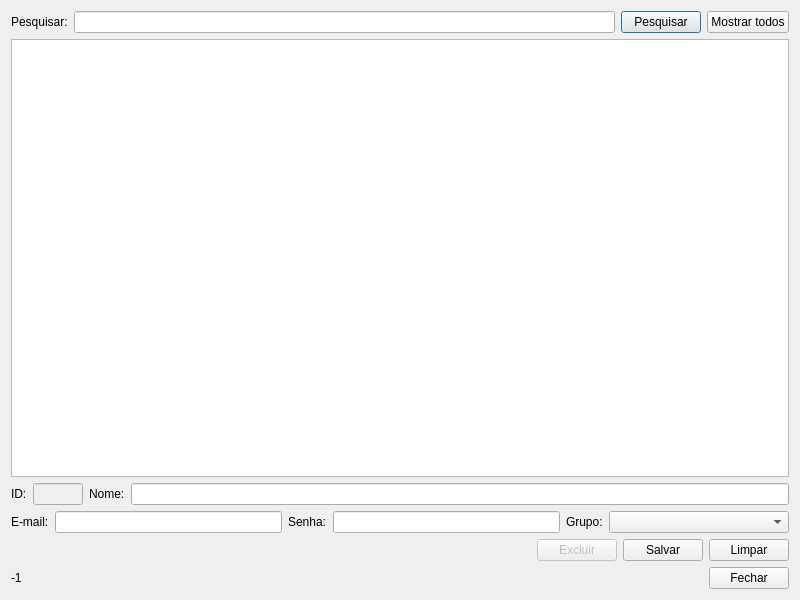
<?xml version="1.0" encoding="UTF-8"?>
<ui version="4.0">
 <class>fm_colaboradores</class>
 <widget class="QDialog" name="fm_colaboradores">
  <property name="geometry">
   <rect>
    <x>0</x>
    <y>0</y>
    <width>800</width>
    <height>600</height>
   </rect>
  </property>
  <property name="windowTitle">
   <string>Gestão de colaboradores - FCMCestas</string>
  </property>
  <property name="windowIcon">
   <iconset resource="resource_files.qrc">
    <normaloff>:/icons/images/icone.png</normaloff>:/icons/images/icone.png</iconset>
  </property>
  <layout class="QGridLayout" name="gridLayout">
   <item row="0" column="0">
    <layout class="QHBoxLayout" name="horizontalLayout">
     <item>
      <widget class="QLabel" name="label_6">
       <property name="text">
        <string>Pesquisar:</string>
       </property>
      </widget>
     </item>
     <item>
      <widget class="QLineEdit" name="lineEdit_pesquisar"/>
     </item>
     <item>
      <widget class="QPushButton" name="pushButton_pesquisar">
       <property name="text">
        <string>Pesquisar</string>
       </property>
      </widget>
     </item>
     <item>
      <widget class="QPushButton" name="pushButton_mostrar_todos">
       <property name="text">
        <string>Mostrar todos</string>
       </property>
      </widget>
     </item>
    </layout>
   </item>
   <item row="1" column="0">
    <widget class="QTableWidget" name="tableWidget_colaboradores"/>
   </item>
   <item row="2" column="0">
    <layout class="QHBoxLayout" name="horizontalLayout_2">
     <item>
      <widget class="QLabel" name="label">
       <property name="text">
        <string>ID:</string>
       </property>
      </widget>
     </item>
     <item>
      <widget class="QLineEdit" name="lineEdit_id">
       <property name="enabled">
        <bool>false</bool>
       </property>
       <property name="sizePolicy">
        <sizepolicy hsizetype="Fixed" vsizetype="Fixed">
         <horstretch>0</horstretch>
         <verstretch>0</verstretch>
        </sizepolicy>
       </property>
       <property name="maximumSize">
        <size>
         <width>50</width>
         <height>16777215</height>
        </size>
       </property>
      </widget>
     </item>
     <item>
      <widget class="QLabel" name="label_2">
       <property name="text">
        <string>Nome:</string>
       </property>
      </widget>
     </item>
     <item>
      <widget class="QLineEdit" name="lineEdit_nome"/>
     </item>
    </layout>
   </item>
   <item row="3" column="0">
    <layout class="QHBoxLayout" name="horizontalLayout_3">
     <item>
      <widget class="QLabel" name="label_3">
       <property name="text">
        <string>E-mail:</string>
       </property>
      </widget>
     </item>
     <item>
      <widget class="QLineEdit" name="lineEdit_email"/>
     </item>
     <item>
      <widget class="QLabel" name="label_4">
       <property name="text">
        <string>Senha:</string>
       </property>
      </widget>
     </item>
     <item>
      <widget class="QLineEdit" name="lineEdit_senha">
       <property name="echoMode">
        <enum>QLineEdit::Password</enum>
       </property>
      </widget>
     </item>
     <item>
      <widget class="QLabel" name="label_5">
       <property name="text">
        <string>Grupo:</string>
       </property>
      </widget>
     </item>
     <item>
      <widget class="QComboBox" name="comboBox_grupo">
       <property name="minimumSize">
        <size>
         <width>180</width>
         <height>0</height>
        </size>
       </property>
      </widget>
     </item>
    </layout>
   </item>
   <item row="4" column="0">
    <layout class="QHBoxLayout" name="horizontalLayout_4">
     <item>
      <spacer name="horizontalSpacer_2">
       <property name="orientation">
        <enum>Qt::Horizontal</enum>
       </property>
       <property name="sizeHint" stdset="0">
        <size>
         <width>40</width>
         <height>20</height>
        </size>
       </property>
      </spacer>
     </item>
     <item>
      <widget class="QPushButton" name="pushButton_excluir">
       <property name="enabled">
        <bool>false</bool>
       </property>
       <property name="text">
        <string>Excluir</string>
       </property>
      </widget>
     </item>
     <item>
      <widget class="QPushButton" name="pushButton_salvar">
       <property name="text">
        <string>Salvar</string>
       </property>
      </widget>
     </item>
     <item>
      <widget class="QPushButton" name="pushButton_limpar">
       <property name="text">
        <string>Limpar</string>
       </property>
      </widget>
     </item>
    </layout>
   </item>
   <item row="5" column="0">
    <layout class="QHBoxLayout" name="horizontalLayout_5">
     <item>
      <widget class="QLabel" name="label_selected_row">
       <property name="text">
        <string>-1</string>
       </property>
      </widget>
     </item>
     <item>
      <spacer name="horizontalSpacer">
       <property name="orientation">
        <enum>Qt::Horizontal</enum>
       </property>
       <property name="sizeHint" stdset="0">
        <size>
         <width>40</width>
         <height>20</height>
        </size>
       </property>
      </spacer>
     </item>
     <item>
      <widget class="QPushButton" name="pushButton_fechar">
       <property name="text">
        <string>Fechar</string>
       </property>
      </widget>
     </item>
    </layout>
   </item>
  </layout>
 </widget>
 <tabstops>
  <tabstop>tableWidget_colaboradores</tabstop>
  <tabstop>pushButton_fechar</tabstop>
 </tabstops>
 <resources>
  <include location="resource_files.qrc"/>
 </resources>
 <connections/>
</ui>
